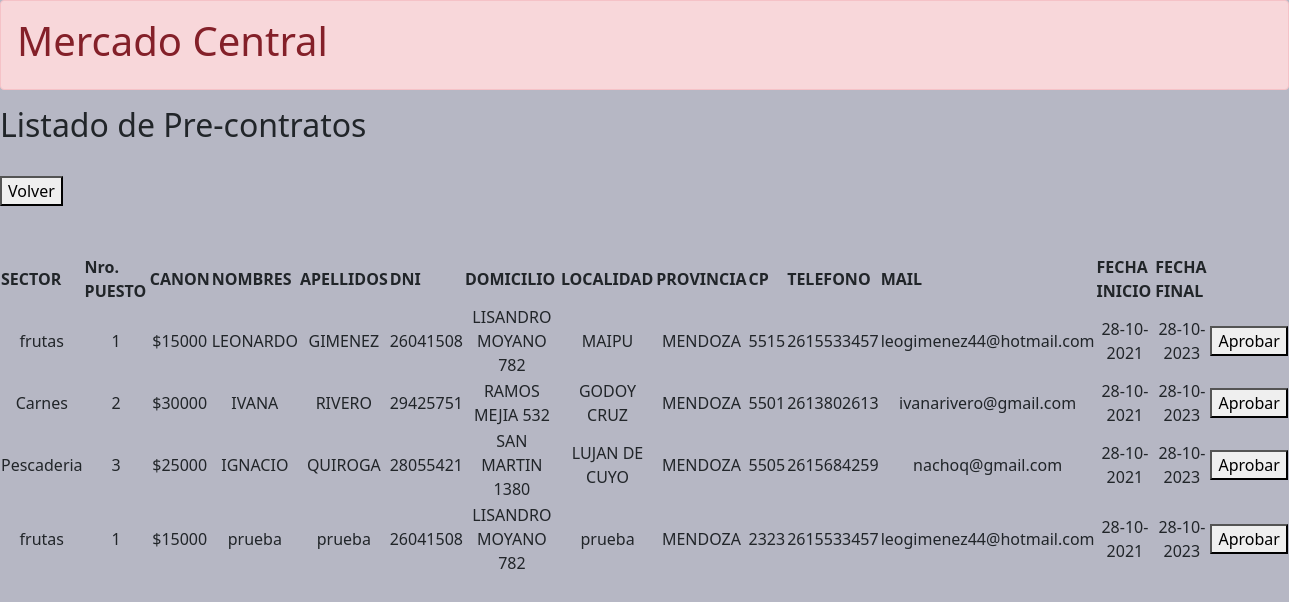
/admin/adPreContr.php, run on the app's committed database.
### tables this page shows
CREATE TABLE `formulariocliente` (
  `id_formulario` int(11) NOT NULL AUTO_INCREMENT,
  `sector` varchar(50) DEFAULT NULL,
  `id_puesto` int(255) DEFAULT NULL,
  `canon` varchar(45) DEFAULT NULL,
  `nombres` varchar(20) DEFAULT NULL,
  `apellidos` varchar(20) DEFAULT NULL,
  `dni` varchar(50) DEFAULT NULL,
  `domicilio` varchar(50) DEFAULT NULL,
  `localidad` varchar(20) DEFAULT NULL,
  `provincia` varchar(20) DEFAULT NULL,
  `cp` varchar(50) DEFAULT NULL,
  `telefono` varchar(50) DEFAULT NULL,
  `fechaInicio` varchar(50) DEFAULT NULL,
  `fechaFinal` varchar(50) DEFAULT NULL,
  `mail` varchar(50) DEFAULT NULL,
  PRIMARY KEY (`id_formulario`),
  KEY `fk_formularioClientePuestos_idx` (`id_puesto`),
  CONSTRAINT `fk_formularioClientePuestos` FOREIGN KEY (`id_puesto`) REFERENCES `puestos` (`id_puesto`) ON DELETE NO ACTION ON UPDATE NO ACTION
);

### admin/adPreContr.php (the view, shortened to what this page needs)
<?php
require_once("../conexion/conexion.php");
?>
<!DOCTYPE html>
<html>
<head>
	<link href="https://cdn.jsdelivr.net/npm/bootstrap@5.1.3/dist/css/bootstrap.min.css" rel="stylesheet">
	<link rel = "stylesheet" href = "estilos.css">
</head>
<body class = "bodyIndex">
	<?php
		$sql = 'select * from formulariocliente';
		$resultado = mysqli_query($conn,$sql);
	?>
	<div>
		<div class="alert alert-danger" role="alert">
    	<h1>Mercado Central</h1>
  		</div>
		  <h2>Listado de Pre-contratos</h2><br>
		<button onclick="window.location.href='../menu_admin.php'">Volver</button>
		<br><br>
		<table>
			<thead>
				<tr>
					<th>SECTOR</th>
					<th>Nro. PUESTO</th>
					<th>CANON</th>
					<th>NOMBRES</th>
					<th>APELLIDOS</th>
					<th>DNI</th>
					<th>DOMICILIO</th>
					<th>LOCALIDAD</th>
					<th>PROVINCIA</th>
					<th>CP</th>
					<th>TELEFONO</th>
					<th>MAIL</th>
					<th>FECHA INICIO</th>
					<th>FECHA FINAL</th>
				</tr>
			</thead><br>
			<tbody>
				<?php
					while($filas = mysqli_fetch_assoc($resultado)){
				?>
				<tr>
					<td align="center"><?php echo $filas['sector'] ?></td>
					<td align="center"><?php echo $filas['id_puesto'] ?></td>
					<td align="center">$<?php echo $filas['canon'] ?></td>
					<td align="center"><?php echo $filas['nombres'] ?></td>
					<td align="center"><?php echo $filas['apellidos'] ?></td>
					<td align="center"><?php echo $filas['dni'] ?></td>
					<td align="center"><?php echo $filas['domicilio'] ?></td>
					<td align="center"><?php echo $filas['localidad'] ?></td>
					<td align="center"><?php echo $filas['provincia'] ?></td>
					<td align="center"><?php echo $filas['cp'] ?></td>
					<td align="center"><?php echo $filas['telefono'] ?></td>
					<td align="center"><?php echo $filas['mail'] ?></td>
					<td align="center"><?php echo $filas['fechaInicio'] ?></td>
					<td align="center"><?php echo $filas['fechaFinal'] ?></td>
					<td>
						<button onclick="window.location.href='indexFinFormularioAdm.php?id=<?php echo $filas['id_formulario'] ;?>'">Aprobar</button>
					</td>
				</tr>
				<?php
					}
				?>
			</tbody>
		</table>
		<br>
	</div>
</body>
</html>

### estilos.css (style rules this page uses)
.bodyIndex { background-color: #b6b7c4; }

### data on the page
formulariocliente: sector "frutas", id_puesto "1", canon "15000", nombres "LEONARDO", apellidos "GIMENEZ", dni "26041508", domicilio "LISANDRO MOYANO 782", localidad "MAIPU", provincia "MENDOZA", cp "5515", telefono "2615533457", mail "leogimenez44@hotmail.com", fechaInicio "28-10-2021", fechaFinal "28-10-2023"
formulariocliente: sector "Carnes", id_puesto "2", canon "30000", nombres "IVANA", apellidos "RIVERO", dni "29425751", domicilio "RAMOS MEJIA 532", localidad "GODOY CRUZ", provincia "MENDOZA", cp "5501", telefono "2613802613", mail "ivanarivero@gmail.com", fechaInicio "28-10-2021", fechaFinal "28-10-2023"
formulariocliente: sector "Pescaderia", id_puesto "3", canon "25000", nombres "IGNACIO", apellidos "QUIROGA", dni "28055421", domicilio "SAN MARTIN 1380", localidad "LUJAN DE CUYO", provincia "MENDOZA", cp "5505", telefono "2615684259", mail "nachoq@gmail.com", fechaInicio "28-10-2021", fechaFinal "28-10-2023"
formulariocliente: sector "frutas", id_puesto "1", canon "15000", nombres "prueba", apellidos "prueba", dni "26041508", domicilio "LISANDRO MOYANO 782", localidad "prueba", provincia "MENDOZA", cp "2323", telefono "2615533457", mail "leogimenez44@hotmail.com", fechaInicio "28-10-2021", fechaFinal "28-10-2023"
